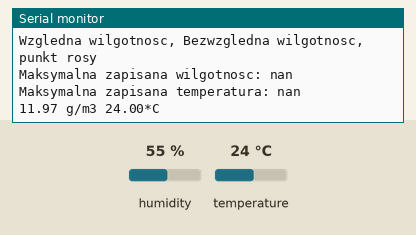
Simulated run of this sketch. Board: ESP32. Parts: the last lines printed to the serial monitor. The inputs (shaded band) are chosen by the test bench; at power-on: humidity 55 %, temperature 24 °C. EEPROM starts erased.

Above: at 1.2 s.
1.3 s: humidity set to 22 %
At 3.0 s:
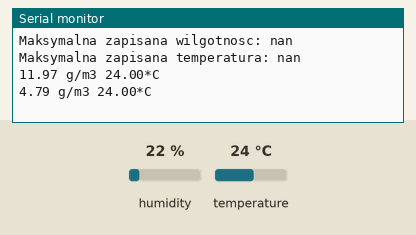
4.0 s: temperature set to 12 °C
At 4.8 s:
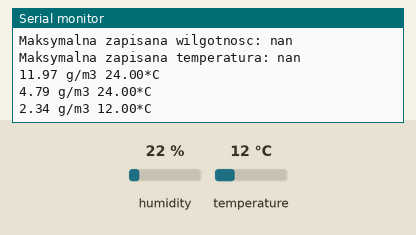
6.7 s: humidity set to 40 %
At 9.4 s:
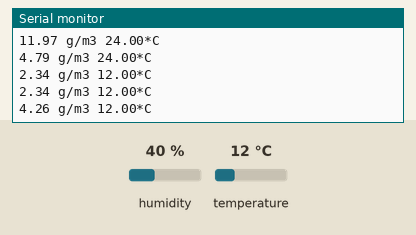
Timing chart, 0 to 10.9 s (numbered marks = the images above; inputs shaded):
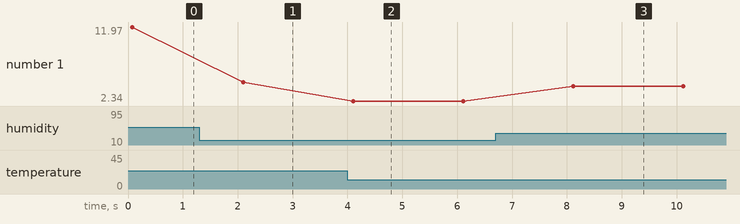

Measured:
- after the input at 1.3 s, the serial monitor: prints a new line after 0.80 s (image 1)
- after the input at 4.0 s, the serial monitor: prints a new line after 0.10 s (image 2)
- after the input at 6.7 s, the serial monitor: prints a new line after 1.4 s (image 3)
- plotted number 1: 11.97 → 4.79 after the input at 1.3 s, 4.79 → 2.34 after the input at 4.0 s, 2.34 → 4.26 after the input at 6.7 s

The sketch:

EEPROM.ino
```cpp
//Dodanie biblioteki do obslugi czujnika
#include "DHT.h"
#include <EEPROM.h>

//definicja ilosci bajtow do zapisu danych
#define EEPROM_SIZE 8


//Numer pinu czujnika
const int sensor = 23;
//Obiekt czujnika
DHT dht;

float max_abs_humidity;
float max_temperature;

void setup() {
  //konfiguracja pinow wejscia
  pinMode(sensor, INPUT);
  Serial.begin(9600);
  while(!Serial);
  Serial.println("Wzgledna wilgotnosc, Bezwzgledna wilgotnosc, punkt rosy");
  //inicjalizacja czujnika
  dht.setup(sensor);
  //inicjalizacja zapisu do EEPROM
  EEPROM.begin(EEPROM_SIZE);

  //wczytanie przechowywaniej wartosci max wilgotnosci i temperatury
  EEPROM.get(0, max_abs_humidity);
  EEPROM.get(sizeof(float), max_temperature);

//  max_abs_humidity = EEPROM.read(0) / 10.0;
//  max_temperature = EEPROM.read(4) / 10.0;

  Serial.print("Maksymalna zapisana wilgotnosc: ");
  Serial.println(max_abs_humidity);
  Serial.print("Maksymalna zapisana temperatura: ");
  Serial.println(max_temperature);
}

void loop() {

  //pobranie wartosci odczytow z czujnika
  float  rel_humidity = dht.getHumidity();
  float temperature = dht.getTemperature();
  //obliczenie wartosci wilgotnosci bezwzglednej i punktu rosy
  float abs_humidity = (6.112 * pow(2.71828, (17.67 * temperature)/
  (temperature + 243.5)) * rel_humidity * 2.1674) / (273.15 + temperature);
  double gamma = log(rel_humidity/100.0) + (18.678 * temperature) / (257.14 + temperature);
  double dew_point = (257.14 * gamma) / (18.678 - gamma);

  //wydrukowanie wynikow na monitor szeregowy przy statusie OK czujnika
  if (dht.getStatusString() == "OK") {

    Serial.print(abs_humidity);
    Serial.print(" g/m3 ");
    Serial.print(temperature);
    Serial.println("*C ");

    if(abs_humidity > max_abs_humidity){
      //zapis do pamieci EEPROM wartosci wilgotnosci
      max_abs_humidity = abs_humidity;
      EEPROM.put(0, max_abs_humidity);
      Serial.print("Nowa wartosc max wilgotnosci zapisana do EEPROM: ");
      Serial.println(max_abs_humidity);
      //zatwierdzenie zmian
      EEPROM.commit();
    }
    if(temperature > max_temperature){
      //zapis do pamieci EEPROM wartosci temperatury
      max_temperature = temperature;
      EEPROM.put(sizeof(float), max_temperature);
      Serial.print("Nowa wartosc max temperatury zapisana do EEPROM: ");
      Serial.println(max_temperature);
      //zatwierdzenie zmian
      EEPROM.commit();
    }
  }
  delay(2000);
}
```
